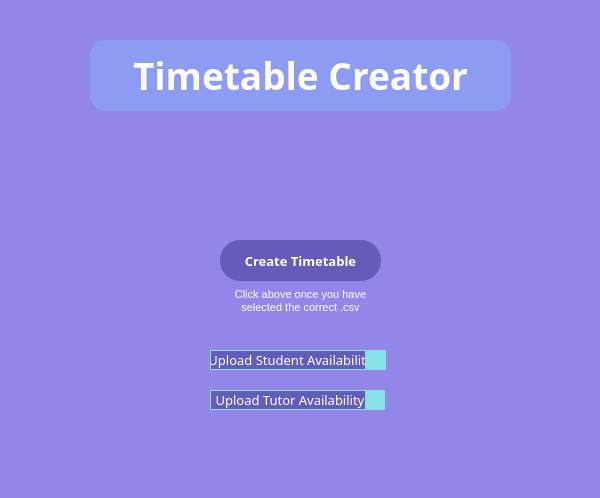
<?xml version="1.0" encoding="UTF-8"?>
<ui version="4.0">
 <class>MainWindow</class>
 <widget class="QMainWindow" name="MainWindow">
  <property name="geometry">
   <rect>
    <x>0</x>
    <y>0</y>
    <width>600</width>
    <height>498</height>
   </rect>
  </property>
  <property name="mouseTracking">
   <bool>false</bool>
  </property>
  <property name="windowTitle">
   <string>MainWindow</string>
  </property>
  <property name="styleSheet">
   <string notr="true">QWidget{
	background-color: #9287E8;
	border-radius: 10px;
}

</string>
  </property>
  <widget class="QWidget" name="centralwidget">
   <widget class="QLabel" name="titleLabel">
    <property name="geometry">
     <rect>
      <x>90</x>
      <y>40</y>
      <width>421</width>
      <height>71</height>
     </rect>
    </property>
    <property name="font">
     <font>
      <family>Archivo Black</family>
      <pointsize>28</pointsize>
      <weight>75</weight>
      <italic>false</italic>
      <bold>true</bold>
      <underline>false</underline>
     </font>
    </property>
    <property name="styleSheet">
     <string notr="true">color: rgb(255, 255, 255);
background-color: #8D9CF2;
border-radius: 15px;</string>
    </property>
    <property name="text">
     <string>Timetable Creator</string>
    </property>
    <property name="alignment">
     <set>Qt::AlignCenter</set>
    </property>
    <property name="wordWrap">
     <bool>false</bool>
    </property>
   </widget>
   <widget class="QPushButton" name="CreateTimetableButton">
    <property name="geometry">
     <rect>
      <x>220</x>
      <y>240</y>
      <width>161</width>
      <height>41</height>
     </rect>
    </property>
    <property name="font">
     <font>
      <family>Nunito Sans</family>
      <pointsize>10</pointsize>
      <weight>75</weight>
      <bold>true</bold>
     </font>
    </property>
    <property name="cursor">
     <cursorShape>PointingHandCursor</cursorShape>
    </property>
    <property name="mouseTracking">
     <bool>true</bool>
    </property>
    <property name="styleSheet">
     <string notr="true">border-radius: 20px;
background-color: #645CB8;
color: rgb(255,255,255);
</string>
    </property>
    <property name="text">
     <string>Create Timetable</string>
    </property>
   </widget>
   <widget class="QLabel" name="infoTextLabel">
    <property name="geometry">
     <rect>
      <x>230</x>
      <y>290</y>
      <width>141</width>
      <height>21</height>
     </rect>
    </property>
    <property name="font">
     <font>
      <pointsize>8</pointsize>
     </font>
    </property>
    <property name="styleSheet">
     <string notr="true">color: rgb(255,255,255);</string>
    </property>
    <property name="text">
     <string>Click above once you have selected the correct .csv sheets</string>
    </property>
    <property name="alignment">
     <set>Qt::AlignCenter</set>
    </property>
    <property name="wordWrap">
     <bool>true</bool>
    </property>
   </widget>
   <widget class="QPushButton" name="studentAvailabilityButton">
    <property name="geometry">
     <rect>
      <x>210</x>
      <y>350</y>
      <width>161</width>
      <height>20</height>
     </rect>
    </property>
    <property name="font">
     <font>
      <family>Nunito Sans</family>
      <pointsize>10</pointsize>
     </font>
    </property>
    <property name="cursor">
     <cursorShape>PointingHandCursor</cursorShape>
    </property>
    <property name="mouseTracking">
     <bool>true</bool>
    </property>
    <property name="toolTip">
     <string>Click here to upload!</string>
    </property>
    <property name="toolTipDuration">
     <number>0</number>
    </property>
    <property name="statusTip">
     <string/>
    </property>
    <property name="whatsThis">
     <string/>
    </property>
    <property name="styleSheet">
     <string notr="true">QPushButton{
	color: rgb(255,255,255);
	background-color: #645CB8;
	border-radius: 0px;
	border: 1px solid #87E2E8;
}

QToolTip{
	background-color: rgb(232, 232, 232);
	color: rgb(0, 0, 0);
	border-color: rgb(0, 0, 0);
	border-width: 2px;
}</string>
    </property>
    <property name="text">
     <string>Upload Student Availability</string>
    </property>
    <property name="checkable">
     <bool>false</bool>
    </property>
   </widget>
   <widget class="QPushButton" name="studentAvailabilityButton2">
    <property name="geometry">
     <rect>
      <x>365</x>
      <y>350</y>
      <width>21</width>
      <height>20</height>
     </rect>
    </property>
    <property name="cursor">
     <cursorShape>PointingHandCursor</cursorShape>
    </property>
    <property name="toolTip">
     <string>&lt;html&gt;&lt;head/&gt;&lt;body&gt;&lt;p&gt;Click here to upload!&lt;/p&gt;&lt;/body&gt;&lt;/html&gt;</string>
    </property>
    <property name="styleSheet">
     <string notr="true">QPushButton{
	background-color: #87E2E8;
	border-radius: 0px;
}

QToolTip{
	background-color: rgb(232, 232, 232);
	color: rgb(0, 0, 0);
	border-color: rgb(0, 0, 0);
	border-width: 2px;
}</string>
    </property>
    <property name="text">
     <string/>
    </property>
   </widget>
   <widget class="QPushButton" name="tutorAvailabilityButton">
    <property name="geometry">
     <rect>
      <x>210</x>
      <y>390</y>
      <width>160</width>
      <height>20</height>
     </rect>
    </property>
    <property name="font">
     <font>
      <family>Nunito Sans</family>
      <pointsize>10</pointsize>
     </font>
    </property>
    <property name="cursor">
     <cursorShape>PointingHandCursor</cursorShape>
    </property>
    <property name="mouseTracking">
     <bool>true</bool>
    </property>
    <property name="toolTip">
     <string>&lt;html&gt;&lt;head/&gt;&lt;body&gt;&lt;p&gt;Click here to upload!&lt;/p&gt;&lt;/body&gt;&lt;/html&gt;</string>
    </property>
    <property name="styleSheet">
     <string notr="true">QPushButton {
	color: rgb(255,255,255);
	background-color: #645CB8;
	border-radius: 0px;
	border: 1px solid #87E2E8;
}

QToolTip {
	background-color: rgb(232, 232, 232);
	color: rgb(0, 0, 0);
	border-color: rgb(0, 0, 0);
	border-width: 2px;
}</string>
    </property>
    <property name="text">
     <string>Upload Tutor Availability</string>
    </property>
    <property name="default">
     <bool>true</bool>
    </property>
   </widget>
   <widget class="QPushButton" name="tutorAvailabilityButton2">
    <property name="geometry">
     <rect>
      <x>365</x>
      <y>390</y>
      <width>20</width>
      <height>20</height>
     </rect>
    </property>
    <property name="cursor">
     <cursorShape>PointingHandCursor</cursorShape>
    </property>
    <property name="mouseTracking">
     <bool>true</bool>
    </property>
    <property name="toolTip">
     <string>&lt;html&gt;&lt;head/&gt;&lt;body&gt;&lt;p&gt;Click here to upload!&lt;/p&gt;&lt;/body&gt;&lt;/html&gt;</string>
    </property>
    <property name="styleSheet">
     <string notr="true">QPushButton {
	background-color: #87E2E8;
	border-radius: 0px;
}

QToolTip {
	background-color: rgb(232, 232, 232);
	color: rgb(0, 0, 0);
	border-color: rgb(0, 0, 0);
	border-width: 2px;
}</string>
    </property>
    <property name="text">
     <string/>
    </property>
   </widget>
  </widget>
 </widget>
 <resources/>
 <connections/>
</ui>
